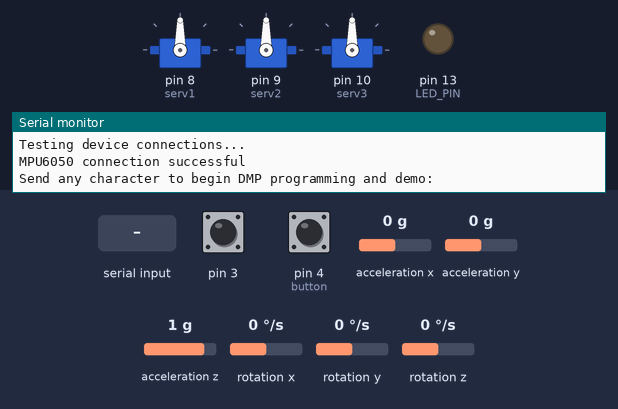
The sketch below on a simulated Arduino Leonardo, built with avr-gcc and run on an emulated ATmega32U4. Parts: 3 × servo, output pins drawn as LEDs (lit = HIGH), the last lines printed to the serial monitor. The test bench sets the inputs (shaded band); at power-on: pin 4 (button) LOW, pin 3 HIGH, acceleration x 0 g, acceleration y 0 g, acceleration z 1 g, rotation x 0 °/s, rotation y 0 °/s, rotation z 0 °/s. The sensor or clock chip raises its interrupt line as the real part does.

Above: at 0.8 s.
0.9 s: "1\n" received over Serial
At 2.5 s:
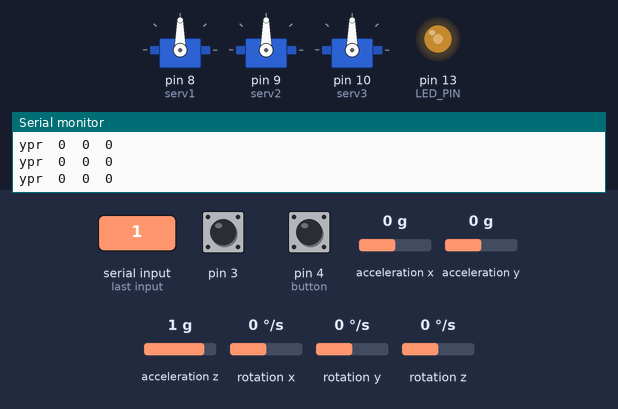
3.0 s: pin 4 (button) pulled HIGH for 0.15 s
At 4.3 s:
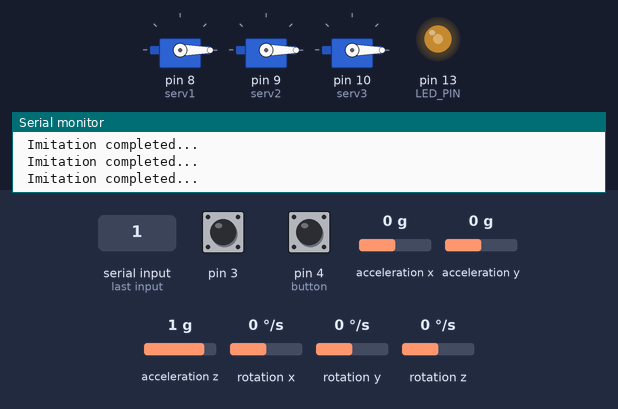
4.7 s: pin 4 (button) pulled HIGH for 0.15 s
At 6.1 s:
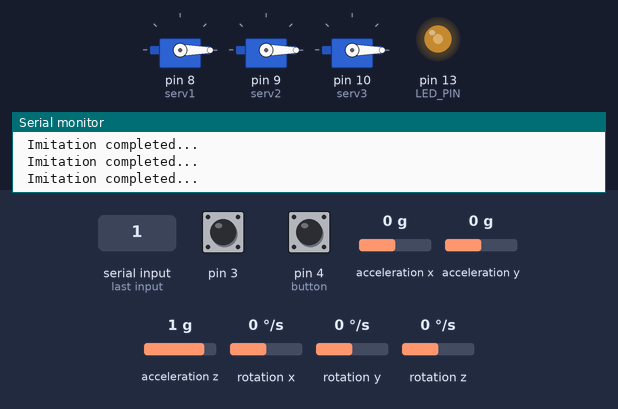
Timing chart, 0 to 7.7 s (numbered marks = the images above; inputs shaded):
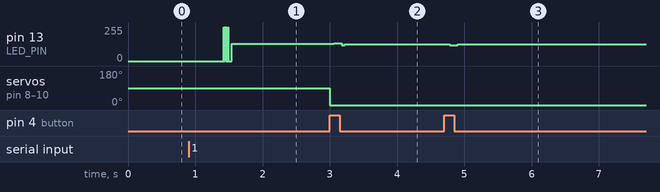

Measured:
- after the input at 3.0 s, pin 13 (LED_PIN): 128/255 → 135/255 after 0.06 s, → 126/255 0.12 s later; servo on pin 8 (serv1), servo on pin 9 (serv2), servo on pin 10 (serv3): 90° → 0° at once
- after the input at 4.7 s, pin 13 (LED_PIN): 126/255 → 120/255 after 0.08 s, → 126/255 0.12 s later

The sketch:

bot.ino
```cpp
  // I2C device class (I2Cdev) demonstration Arduino sketch for MPU6050 class using DMP (MotionApps v2.0)
  // 6/21/2012 by Jeff Rowberg <jeff@rowberg.net>
  // Updates should (hopefully) always be available at https://github.com/jrowberg/i2cdevlib
  //
  // Changelog:
  //      2013-05-08 - added seamless Fastwire support
  //                 - added note about gyro calibration
  //      2012-06-21 - added note about Arduino 1.0.1 + Leonardo compatibility error
  //      2012-06-20 - improved FIFO overflow handling and simplified read process
  //      2012-06-19 - completely rearranged DMP initialization code and simplification
  //      2012-06-13 - pull gyro and accel data from FIFO packet instead of reading directly
  //      2012-06-09 - fix broken FIFO read sequence and change interrupt detection to RISING
  //      2012-06-05 - add gravity-compensated initial reference frame acceleration output
  //                 - add 3D math helper file to DMP6 example sketch
  //                 - add Euler output and Yaw/Pitch/Roll output formats
  //      2012-06-04 - remove accel offset clearing for better results (thanks Sungon Lee)
  //      2012-06-01 - fixed gyro sensitivity to be 2000 deg/sec instead of 250
  //      2012-05-30 - basic DMP initialization working

  /* ============================================
  I2Cdev device library code is placed under the MIT license
  Copyright (c) 2012 Jeff Rowberg

  Permission is hereby granted, free of charge, to any person obtaining a copy
  of this software and associated documentation files (the "Software"), to deal
  in the Software without restriction, including without limitation the rights
  to use, copy, modify, merge, publish, distribute, sublicense, and/or sell
  copies of the Software, and to permit persons to whom the Software is
  furnished to do so, subject to the following conditions:

  The above copyright notice and this permission notice shall be included in
  all copies or substantial portions of the Software.

  THE SOFTWARE IS PROVIDED "AS IS", WITHOUT WARRANTY OF ANY KIND, EXPRESS OR
  IMPLIED, INCLUDING BUT NOT LIMITED TO THE WARRANTIES OF MERCHANTABILITY,
  FITNESS FOR A PARTICULAR PURPOSE AND NONINFRINGEMENT. IN NO EVENT SHALL THE
  AUTHORS OR COPYRIGHT HOLDERS BE LIABLE FOR ANY CLAIM, DAMAGES OR OTHER
  LIABILITY, WHETHER IN AN ACTION OF CONTRACT, TORT OR OTHERWISE, ARISING FROM,
  OUT OF OR IN CONNECTION WITH THE SOFTWARE OR THE USE OR OTHER DEALINGS IN
  THE SOFTWARE.
  ===============================================
  */

  // I2Cdev and MPU6050 must be installed as libraries, or else the .cpp/.h files
  // for both classes must be in the include path of your project
  #include "I2Cdev.h"
  //#include <SoftwareSerial.h>
  #include <Servo.h>

  //SoftwareSerial XBee(0, 1);
  Servo serv1,serv2,serv3;
  int i=0,j=0,millis_old=0,a=0,cnt=0,flag=0;
  int button=4;
  int arr[3][100];


  #include "MPU6050_6Axis_MotionApps20.h"
  //#include "MPU6050.h" // not necessary if using MotionApps include file

  // Arduino Wire library is required if I2Cdev I2CDEV_ARDUINO_WIRE implementation
  // is used in I2Cdev.h
  #if I2CDEV_IMPLEMENTATION == I2CDEV_ARDUINO_WIRE
      #include "Wire.h"
  #endif

  // class default I2C address is 0x68
  // specific I2C addresses may be passed as a parameter here
  // AD0 low = 0x68 (default for SparkFun breakout and InvenSense evaluation board)
  // AD0 high = 0x69
  MPU6050 mpu;
  //MPU6050 mpu(0x69); // <-- use for AD0 high

  /* =========================================================================
     NOTE: In addition to connection 3.3v, GND, SDA, and SCL, this sketch
     depends on the MPU-6050's INT pin being connected to the Arduino's
     external interrupt #0 pin. On the Arduino Uno and Mega 2560, this is
     digital I/O pin 2.
   * ========================================================================= */

  /* =========================================================================
     NOTE: Arduino v1.0.1 with the Leonardo board generates a compile error
     when using Serial.write(buf, len). The Teapot output uses this method.
     The solution requires a modification to the Arduino USBAPI.h file, which
     is fortunately simple, but annoying. This will be fixed in the next IDE
     release. For more info, see these links:

     http://arduino.cc/forum/index.php/topic,109987.0.html
     http://code.google.com/p/arduino/issues/detail?id=958
   * ========================================================================= */


  // uncomment "OUTPUT_READABLE_QUATERNION" if you want to see the actual
  // quaternion components in a [w, x, y, z] format (not best for parsing
  // on a remote host such as Processing or something though)
  //#define OUTPUT_READABLE_QUATERNION

  // uncomment "OUTPUT_READABLE_EULER" if you want to see Euler angles
  // (in degrees) calculated from the quaternions coming from the FIFO.
  // Note that Euler angles suffer from gimbal lock (for more info, see
  // http://en.wikipedia.org/wiki/Gimbal_lock)
  //#define OUTPUT_READABLE_EULER

  // uncomment "OUTPUT_READABLE_YAWPITCHROLL" if you want to see the yaw/
  // pitch/roll angles (in degrees) calculated from the quaternions coming
  // from the FIFO. Note this also requires gravity vector calculations.
  // Also note that yaw/pitch/roll angles suffer from gimbal lock (for
  // more info, see: http://en.wikipedia.org/wiki/Gimbal_lock)
  #define OUTPUT_READABLE_YAWPITCHROLL

  // uncomment "OUTPUT_READABLE_REALACCEL" if you want to see acceleration
  // components with gravity removed. This acceleration reference frame is
  // not compensated for orientation, so +X is always +X according to the
  // sensor, just without the effects of gravity. If you want acceleration
  // compensated for orientation, us OUTPUT_READABLE_WORLDACCEL instead.
  //#define OUTPUT_READABLE_REALACCEL

  // uncomment "OUTPUT_READABLE_WORLDACCEL" if you want to see acceleration
  // components with gravity removed and adjusted for the world frame of
  // reference (yaw is relative to initial orientation, since no magnetometer
  // is present in this case). Could be quite handy in some cases.
  //#define OUTPUT_READABLE_WORLDACCEL

  // uncomment "OUTPUT_TEAPOT" if you want output that matches the
  // format used for the InvenSense teapot demo
  //#define OUTPUT_TEAPOT


  #define LED_PIN 13 // (Arduino is 13, Teensy is 11, Teensy++ is 6)
  bool blinkState = false;

  // MPU control/status vars
  bool dmpReady = false;  // set true if DMP init was successful
  uint8_t mpuIntStatus;   // holds actual interrupt status byte from MPU
  uint8_t devStatus;      // return status after each device operation (0 = success, !0 = error)
  uint16_t packetSize;    // expected DMP packet size (default is 42 bytes)
  uint16_t fifoCount;     // count of all bytes currently in FIFO
  uint8_t fifoBuffer[64]; // FIFO storage buffer

  // orientation/motion vars
  Quaternion q;           // [w, x, y, z]         quaternion container
  VectorInt16 aa;         // [x, y, z]            accel sensor measurements
  VectorInt16 aaReal;     // [x, y, z]            gravity-free accel sensor measurements
  VectorInt16 aaWorld;    // [x, y, z]            world-frame accel sensor measurements
  VectorFloat gravity;    // [x, y, z]            gravity vector
  float euler[3];         // [psi, theta, phi]    Euler angle container
  float ypr[3];           // [yaw, pitch, roll]   yaw/pitch/roll container and gravity vector

  // packet structure for InvenSense teapot demo
  uint8_t teapotPacket[14] = { '$', 0x02, 0,0, 0,0, 0,0, 0,0, 0x00, 0x00, '\r', '\n' };


  // ================================================================
  // ===               INTERRUPT DETECTION ROUTINE                ===
  // ================================================================

  volatile bool mpuInterrupt = false;     // indicates whether MPU interrupt pin has gone high
  void dmpDataReady() {
      mpuInterrupt = true;
  }


  // ================================================================
  // ===                      INITIAL SETUP                       ===
  // ================================================================

  void setup() {
      // join I2C bus (I2Cdev library doesn't do this automatically)
      #if I2CDEV_IMPLEMENTATION == I2CDEV_ARDUINO_WIRE
          Wire.begin();
          TWBR = 24; // 400kHz I2C clock (200kHz if CPU is 8MHz)
      #elif I2CDEV_IMPLEMENTATION == I2CDEV_BUILTIN_FASTWIRE
          Fastwire::setup(400, true);
      #endif

       //XBee.begin(115200);

       serv1.attach(8);  // attaches the servo on pin 9 to the servo object
       serv2.attach(9);
       serv3.attach(10);
       pinMode(button,INPUT);
       while(j<100)
      {
        arr[0][j]=0;
        arr[1][j]=0;
        arr[2][j++]=0;
      }

      // initialize serial communication
      // (115200 chosen because it is required for Teapot Demo output, but it's
      // really up to you depending on your project)
      Serial.begin(115200);
      //Serial.begin(115200);
      while (!Serial); // wait for Leonardo enumeration, others continue immediately

      // NOTE: 8MHz or slower host processors, like the Teensy @ 3.3v or Ardunio
      // Pro Mini running at 3.3v, cannot handle this baud rate reliably due to
      // the baud timing being too misaligned with processor ticks. You must use
      // 38400 or slower in these cases, or use some kind of external separate
      // crystal solution for the UART timer.

      // initialize device
      Serial.println(F("Initializing I2C devices..."));
      mpu.initialize();

      // verify connection
      Serial.println(F("Testing device connections..."));
      Serial.println(mpu.testConnection() ? F("MPU6050 connection successful") : F("MPU6050 connection failed"));

      // wait for ready
      Serial.println(F("\nSend any character to begin DMP programming and demo: "));
      while (Serial.available() && Serial.read()); // empty buffer
      while (!Serial.available());                 // wait for data
      while (Serial.available() && Serial.read()); // empty buffer again

      // load and configure the DMP
      Serial.println(F("Initializing DMP..."));
      devStatus = mpu.dmpInitialize();

      // supply your own gyro offsets here, scaled for min sensitivity
      mpu.setXGyroOffset(220);
      mpu.setYGyroOffset(76);
      mpu.setZGyroOffset(-85);
      mpu.setZAccelOffset(1788); // 1688 factory default for my test chip

      // make sure it worked (returns 0 if so)
      if (devStatus == 0) {
          // turn on the DMP, now that it's ready
          Serial.println(F("Enabling DMP..."));
          mpu.setDMPEnabled(true);

          // enable Arduino interrupt detection
          Serial.println(F("Enabling interrupt detection (Arduino external interrupt 0)..."));
          attachInterrupt(0, dmpDataReady, RISING);
          mpuIntStatus = mpu.getIntStatus();

          // set our DMP Ready flag so the main loop() function knows it's okay to use it
          Serial.println(F("DMP ready! Waiting for first interrupt..."));
          dmpReady = true;

          // get expected DMP packet size for later comparison
          packetSize = mpu.dmpGetFIFOPacketSize();
      } else {
          // ERROR!
          // 1 = initial memory load failed
          // 2 = DMP configuration updates failed
          // (if it's going to break, usually the code will be 1)
          Serial.print(F("DMP Initialization failed (code "));
          Serial.print(devStatus);
          Serial.println(F(")"));
      }

      // configure LED for output
      pinMode(LED_PIN, OUTPUT);
  }


  // ================================================================
  // ===                    MAIN PROGRAM LOOP                     ===
  // ================================================================

  void loop() {
      // if programming failed, don't try to do anything
      if (!dmpReady) return;

      // wait for MPU interrupt or extra packet(s) available
      while (!mpuInterrupt && fifoCount < packetSize) {
          // other program behavior stuff here
          // .
          // .
          // .
          // if you are really paranoid you can frequently test in between other
          // stuff to see if mpuInterrupt is true, and if so, "break;" from the
          // while() loop to immediately process the MPU data
          // .
          // .
          // .
      }

      // reset interrupt flag and get INT_STATUS byte
      mpuInterrupt = false;
      mpuIntStatus = mpu.getIntStatus();

      // get current FIFO count
      fifoCount = mpu.getFIFOCount();

      // check for overflow (this should never happen unless our code is too inefficient)
      if ((mpuIntStatus & 0x10) || fifoCount == 1024) {
          // reset so we can continue cleanly
          mpu.resetFIFO();
          Serial.println(F("FIFO overflow!"));

      // otherwise, check for DMP data ready interrupt (this should happen frequently)
      } else if (mpuIntStatus & 0x02) {
          // wait for correct available data length, should be a VERY short wait
          while (fifoCount < packetSize) fifoCount = mpu.getFIFOCount();

          // read a packet from FIFO
          mpu.getFIFOBytes(fifoBuffer, packetSize);

          // track FIFO count here in case there is > 1 packet available
          // (this lets us immediately read more without waiting for an interrupt)
          fifoCount -= packetSize;

          #ifdef OUTPUT_READABLE_QUATERNION
              // display quaternion values in easy matrix form: w x y z
              mpu.dmpGetQuaternion(&q, fifoBuffer);
              Serial.print("quat\t");
              Serial.print(q.w);
              Serial.print("\t");
              Serial.print(q.x);
              Serial.print("\t");
              Serial.print(q.y);
              Serial.print("\t");
              Serial.println(q.z);
          #endif

          #ifdef OUTPUT_READABLE_EULER
              // display Euler angles in degrees
              mpu.dmpGetQuaternion(&q, fifoBuffer);
              mpu.dmpGetEuler(euler, &q);
              Serial.print("euler\t");
              Serial.print(euler[0] * 180/M_PI);
              Serial.print("\t");
              Serial.print(euler[1] * 180/M_PI);
              Serial.print("\t");
              Serial.println(euler[2] * 180/M_PI);
          #endif

          #ifdef OUTPUT_READABLE_YAWPITCHROLL
              // display Euler angles in degrees
              mpu.dmpGetQuaternion(&q, fifoBuffer);
              mpu.dmpGetGravity(&gravity, &q);
              mpu.dmpGetYawPitchRoll(ypr, &q, &gravity);
              int rval=ypr[2] * 180/M_PI;
              int yval=ypr[0] * 180/M_PI;
              int pval=ypr[1] * 180/M_PI;

              // Real-time following Mode
              if (digitalRead(button)== 0 && flag==0){
                //Serial.print("press button to start training...\n");
                Serial.print("ypr\t");
                Serial.print(yval);
                Serial.print("\t");
                Serial.print(pval);
                Serial.print("\t");
                Serial.println(rval);
                //delay(100);
//                serv1.write(yval);
//                serv2.write(rval);
//                serv3.write(pval);
              }

              // Training Mode starts
              if (digitalRead(button)== 1 )
              {
                 Serial.print("Training going on...\n");
                 Serial.print("ypr\t");
                 Serial.print(yval);
                 Serial.print("\t");
                 Serial.print(pval);
                 Serial.print("\t");
                 Serial.println(rval);
                 serv1.write(yval);
                 serv2.write(rval);
                 serv3.write(pval);
              }
             // Training mode contd.. this is to save ypr values at interval of 250 milliseconds
              if (millis() - millis_old  >250 && digitalRead(button)== 1 )
              { millis_old = millis();
                i = i+1 ;
	        arr[0][i] = yval ;
                arr[1][i] = rval ;
                arr[2][i] = pval;
                flag=1;          // denotes that bot got trained once
              }

              // Imitation Mode when button is not pressed and once bot got trained i.e flag = 1
              if (millis() - millis_old  >100 && digitalRead(button)== 0 && flag==1 && i>a)
              {  millis_old = millis();
                Serial.println("Imitation going on...\t");
                Serial.println(a);
                Serial.println("\t");
                Serial.println(i);
                if(i>a){
                serv1.write(arr[0][a]);
                serv2.write(arr[1][a]);
                serv3.write(arr[2][a]);
                }
                a++;
              }
              if(i<=a && flag==1){
                Serial.println("\n Imitation completed...\t");
              }


          #endif

          #ifdef OUTPUT_READABLE_REALACCEL
              // display real acceleration, adjusted to remove gravity
              mpu.dmpGetQuaternion(&q, fifoBuffer);
              mpu.dmpGetAccel(&aa, fifoBuffer);
              mpu.dmpGetGravity(&gravity, &q);
              mpu.dmpGetLinearAccel(&aaReal, &aa, &gravity);
              Serial.print("areal\t");
              Serial.print(aaReal.x);
              Serial.print("\t");
              Serial.print(aaReal.y);
              Serial.print("\t");
              Serial.println(aaReal.z);
          #endif

          #ifdef OUTPUT_READABLE_WORLDACCEL
              // display initial world-frame acceleration, adjusted to remove gravity
              // and rotated based on known orientation from quaternion
              mpu.dmpGetQuaternion(&q, fifoBuffer);
              mpu.dmpGetAccel(&aa, fifoBuffer);
              mpu.dmpGetGravity(&gravity, &q);
              mpu.dmpGetLinearAccel(&aaReal, &aa, &gravity);
              mpu.dmpGetLinearAccelInWorld(&aaWorld, &aaReal, &q);
              Serial.print("aworld\t");
              Serial.print(aaWorld.x);
              Serial.print("\t");
              Serial.print(aaWorld.y);
              Serial.print("\t");
              Serial.println(aaWorld.z);
          #endif

          #ifdef OUTPUT_TEAPOT
              // display quaternion values in InvenSense Teapot demo format:
              teapotPacket[2] = fifoBuffer[0];
              teapotPacket[3] = fifoBuffer[1];
              teapotPacket[4] = fifoBuffer[4];
              teapotPacket[5] = fifoBuffer[5];
              teapotPacket[6] = fifoBuffer[8];
              teapotPacket[7] = fifoBuffer[9];
              teapotPacket[8] = fifoBuffer[12];
              teapotPacket[9] = fifoBuffer[13];
              Serial.write(teapotPacket, 14);
              teapotPacket[11]++; // packetCount, loops at 0xFF on purpose
          #endif

          // blink LED to indicate activity
          blinkState = !blinkState;
          digitalWrite(LED_PIN, blinkState);
      }
  }
```
